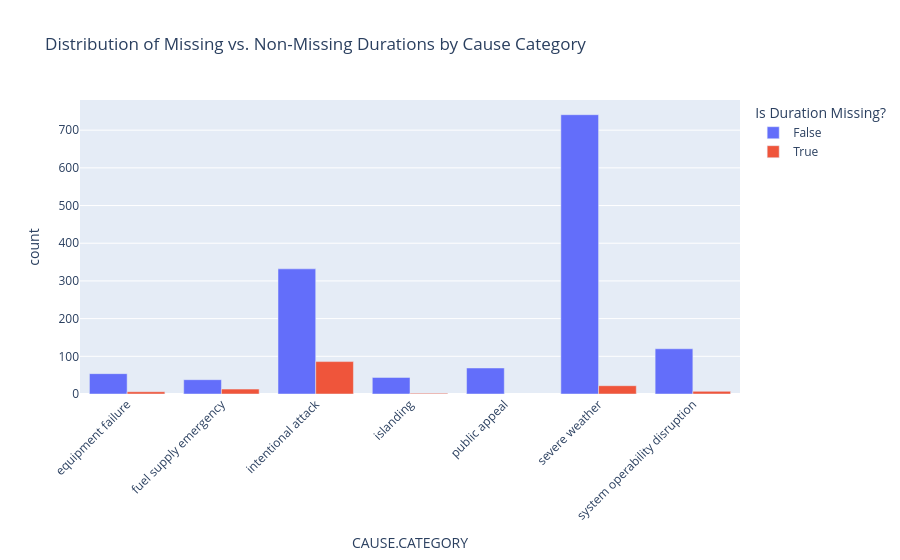

Notebook cell for this chart:
### Code cell
# Group the data to compare the count of missing vs. non-missing values across different causes
missing_counts = df.groupby(['is_duration_missing', 'CAUSE.CATEGORY']).size().reset_index(name='count')

# This bar chart visualizes whether certain outage causes are more prone to missing duration data (MAR)
fig_missing = px.bar(
    missing_counts, 
    x='CAUSE.CATEGORY', 
    y='count', 
    color='is_duration_missing', 
    barmode='group', # Grouped bars to compare distribution directly
    title='Distribution of Missing vs. Non-Missing Durations by Cause Category',
    labels={'is_duration_missing': 'Is Duration Missing?'}
)

# Rotate x-axis labels for better readability
fig_missing.update_layout(xaxis_tickangle=-45)
fig_missing.show()

### Figure 1 — Plotly figure (JSON) as saved in the notebook; plotly's stock layout.template omitted (floating-point values rounded to 4 significant figures)
{"data": [{"alignmentgroup": "True", "hovertemplate": "Is Duration Missing?=False<br>CAUSE.CATEGORY=%{x}<br>count=%{y}<extra></extra>", "legendgroup": "False", "marker": {"color": "#636efa", "pattern": {"shape": ""}}, "name": "False", "offsetgroup": "False", "orientation": "v", "showlegend": true, "textposition": "auto", "type": "bar", "x": ["equipment failure", "fuel supply emergency", "intentional attack", "islanding", "public appeal", "severe weather", "system operability disruption"], "xaxis": "x", "y": [54, 38, 332, 44, 69, 741, 120], "yaxis": "y"}, {"alignmentgroup": "True", "hovertemplate": "Is Duration Missing?=True<br>CAUSE.CATEGORY=%{x}<br>count=%{y}<extra></extra>", "legendgroup": "True", "marker": {"color": "#EF553B", "pattern": {"shape": ""}}, "name": "True", "offsetgroup": "True", "orientation": "v", "showlegend": true, "textposition": "auto", "type": "bar", "x": ["equipment failure", "fuel supply emergency", "intentional attack", "islanding", "severe weather", "system operability disruption"], "xaxis": "x", "y": [6, 13, 86, 2, 22, 7], "yaxis": "y"}], "layout": {"barmode": "group", "legend": {"title": {"text": "Is Duration Missing?"}, "tracegroupgap": 0}, "title": {"text": "Distribution of Missing vs. Non-Missing Durations by Cause Category"}, "xaxis": {"anchor": "y", "domain": [0, 1], "tickangle": -45, "title": {"text": "CAUSE.CATEGORY"}}, "yaxis": {"anchor": "x", "domain": [0, 1], "title": {"text": "count"}}}}
